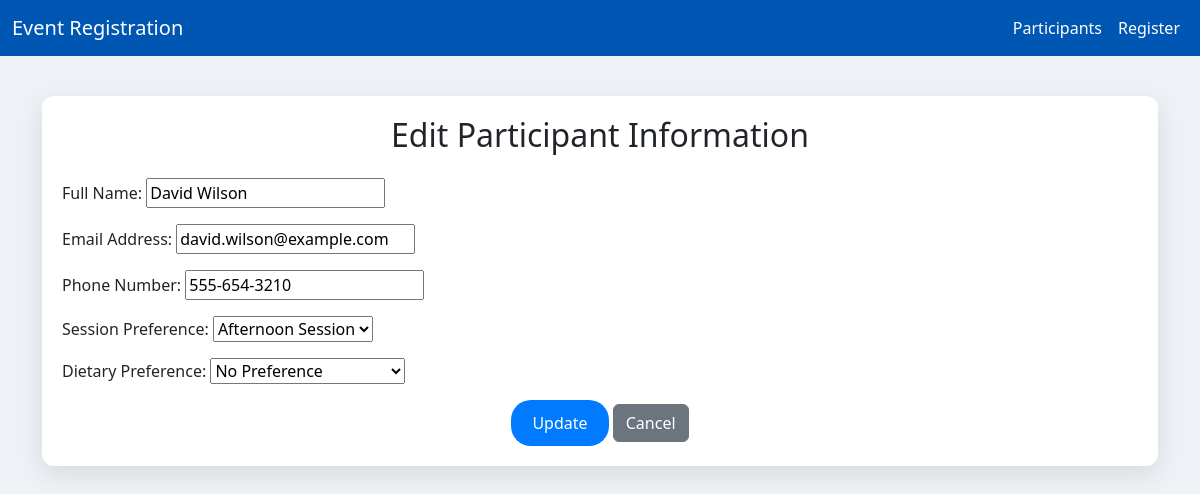
The page /edit/5/ on the database its author committed.
### attendees/models.py (models this page shows, shortened)
class Participant(models.Model):
    SESSION_CHOICES = [
        ('session_morning', 'Morning Session'),
        ('session_afternoon', 'Afternoon Session'),
        ('session_evening', 'Evening Session'),
        ('session_night', 'Night Session'),
    ]
    DIET_CHOICES = [
        ('none', 'No Preference'),
        ('veg', 'Vegetarian'),
        ('vegan', 'Vegan'),
        ('gf', 'Gluten-Free'),
        ('df', 'Dairy-Free'),
        ('nf', 'Nut-Free'),
        ('allergies', 'Allergies'),
        ('other', 'Other'),
        ('vegan_gf', 'Vegan and Gluten-Free'),
        ('vegan_df', 'Vegan and Dairy-Free'),
        ('vegan_nf', 'Vegan and Nut-Free'),
        ('vegan_allergies', 'Vegan and Allergies'),
        ('vegan_other', 'Vegan and Other'),
    ]
    name = models.CharField(max_length=200)
    email = models.EmailField(unique=True)
    phone = models.CharField(max_length=15)
    sessions = models.CharField(max_length=20, choices=SESSION_CHOICES)
    dietary = models.CharField(max_length=20, choices=DIET_CHOICES)

### attendees/views.py (the view)
# urls.py: path('edit/<int:pk>/', EditView.as_view(), name='edit_view'),
class EditView(UpdateView):
    model = Participant
    form_class = RegistrationForm
    template_name = 'attendees/edit_participant.html'
    success_url = reverse_lazy('list_view')

### attendees/forms.py (shortened to what this page needs)
class RegistrationForm(forms.ModelForm):
    class Meta:
        model = Participant
        fields = ['name', 'email', 'phone', 'sessions', 'dietary']
        labels = {
            'name': 'Full Name',
            'email': 'Email Address',
            'phone': 'Phone Number',
            'sessions': 'Session Preference',
            'dietary': 'Dietary Preference',
        }

### attendees/templates/attendees/edit_participant.html (shortened to what this page needs)
{% extends 'attendees/base.html' %}
{% block content %}
<div class="card">
    <h2 class="mb-4 text-center">Edit Participant Information</h2>
    <form method="post">
        {{ form.as_p }}
        <div class="text-center">
            <button type="submit" class="btn btn-custom">Update</button>
            <a href="{% url 'list_view' %}" class="btn btn-secondary">Cancel</a>
        </div>
    </form>
</div>
{% endblock %}

### attendees/templates/attendees/base.html (style rules this page uses)
body { background-color: #eef2f7; font-family: 'Segoe UI', Tahoma, Geneva, Verdana, sans-serif; }
.card { background-color: #ffffff; border: none; border-radius: 12px; box-shadow: 0 8px 24px rgba(0, 0, 0, 0.1); padding: 20px; }
.btn-custom { background-color: #007bff; color: white; border-radius: 20px; padding: 10px 20px; transition: background-color 0.3s ease; }

### rows shown on the page
Participant: name "David Wilson", email "david.wilson@example.com", phone "555-654-3210", sessions "Afternoon Session", dietary "No Preference"
